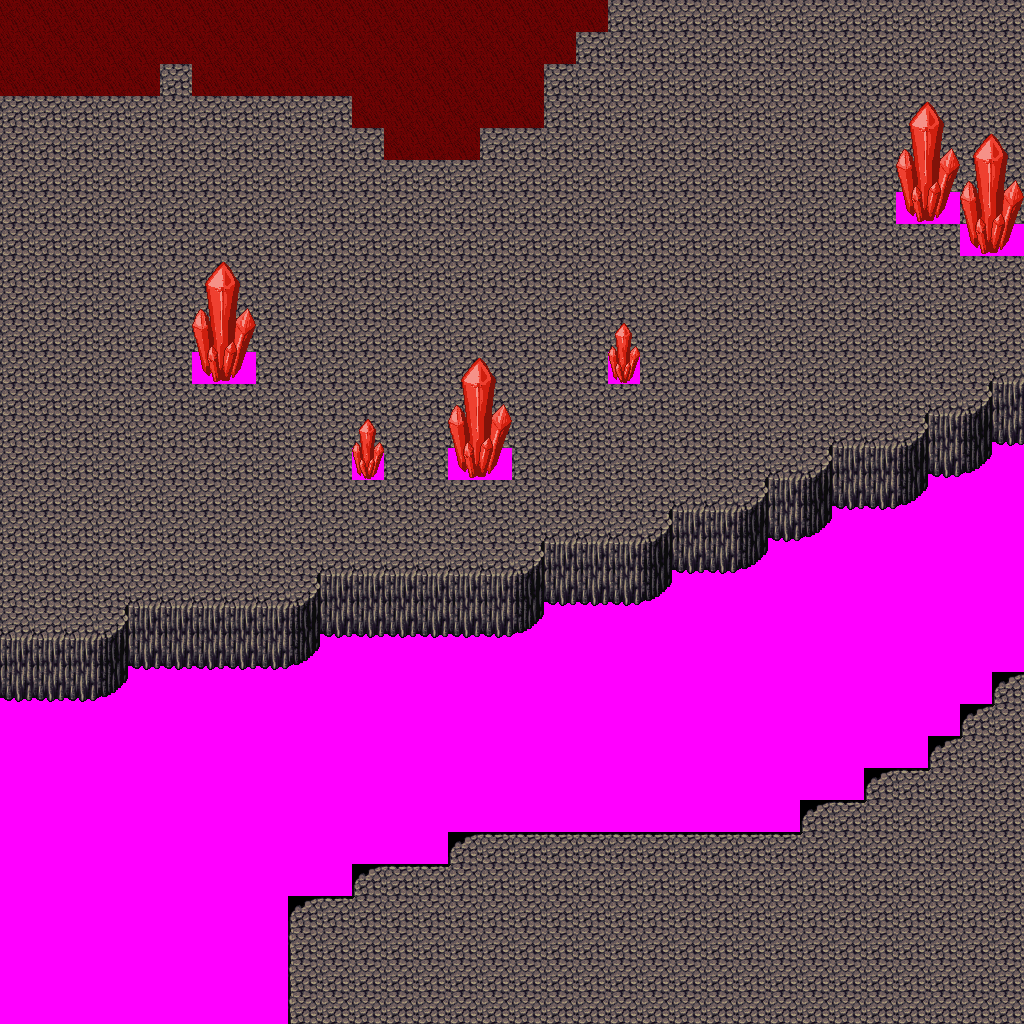

Rendered tile map (Tiled .tmx) drawn with the repository's tilesets; below, a short description and the map source with its tile grids summarised:
An orthogonal 32x32 tile map with 32x32 px tiles, 6 tile layers (Ground, Objects, Above, Walkable, ...), 4 tilesets and 10 objects (5x newmap, from_west_0, from_west_1, from_west_2, from_east_0, ...).

<map version="1.0" orientation="orthogonal" width="32" height="32" tilewidth="32" tileheight="32">
 <tileset firstgid="1" name="terrain_cave" tilewidth="32" tileheight="32">
  <image source="../drawable/terrain_cave.png" width="256" height="448" />
 </tileset>
 <tileset firstgid="113" name="ground_rock_red_crystal" tilewidth="32" tileheight="32">
  <image source="../drawable/ground_rock_red_crystal.png" width="160" height="128" />
 </tileset>
 <tileset firstgid="133" name="ground_sand_red" tilewidth="32" tileheight="32">
  <image source="../drawable/ground_sand_red.png" width="192" height="32" />
 </tileset>
 <tileset firstgid="139" name="walkable_sentinel" tilewidth="32" tileheight="32">
  <image source="../drawable/walkable_sentinel.png" width="32" height="32" />
 </tileset>
 <layer name="Ground" width="32" height="32">
  <data>[1024 cells, 1024 non-empty, 4 distinct tile ids]</data>
 </layer>
 <layer name="Objects" width="32" height="32">
  <data>[1024 cells, 0 non-empty, 0 distinct tile ids]</data>
 </layer>
 <layer name="Above" width="32" height="32">
  <data>[1024 cells, 26 non-empty, 7 distinct tile ids]</data>
 </layer>
 <layer name="Walkable" width="32" height="32">
  <data>[1024 cells, 339 non-empty, 1 distinct tile ids]</data>
 </layer>
 <layer name="Objects_stendhal" width="32" height="32">
  <data>[1024 cells, 147 non-empty, 14 distinct tile ids]</data>
 </layer>
 <layer name="Objects_stendhal2" width="32" height="32">
  <data>[1024 cells, 0 non-empty, 0 distinct tile ids]</data>
 </layer>
 <objectgroup name="Mapevents" width="32" height="32">
  <object name="exit_east_0" type="newmap" x="992" y="0" width="32" height="224">
   <properties>
    <property name="map" value="level_5_deniran_caves_e_x2_y3" />
    <property name="place" value="from_east_0" />
   </properties>
  </object>
  <object name="exit_east_1" type="newmap" x="992" y="256" width="32" height="128">
   <properties>
    <property name="map" value="level_5_deniran_caves_e_x2_y3" />
    <property name="place" value="from_east_1" />
   </properties>
  </object>
  <object name="exit_east_2" type="newmap" x="992" y="672" width="32" height="352">
   <properties>
    <property name="map" value="level_5_deniran_caves_e_x2_y3" />
    <property name="place" value="from_east_2" />
   </properties>
  </object>
  <object name="exit_west_0" type="newmap" x="0" y="0" width="32" height="640">
   <properties>
    <property name="map" value="level_5_deniran_caves_e_x0_y3" />
    <property name="place" value="from_west_0" />
   </properties>
  </object>
  <object name="exit_north_0" type="newmap" x="0" y="0" width="1024" height="32">
   <properties>
    <property name="map" value="level_5_deniran_caves_e_x1_y2" />
    <property name="place" value="from_north_0" />
   </properties>
  </object>
 </objectgroup>
 <objectgroup name="Spawn" width="32" height="32">
  <object name="from_west_0" x="992" y="96" width="32" height="32" />
  <object name="from_west_1" x="992" y="320" width="32" height="32" />
  <object name="from_west_2" x="992" y="832" width="32" height="32" />
  <object name="from_east_0" x="0" y="320" width="32" height="32" />
  <object name="from_south_0" x="512" y="0" width="32" height="32" />
 </objectgroup>
 <objectgroup name="Keys" width="32" height="32" />
 <objectgroup name="Replace" width="32" height="32" />
</map>
